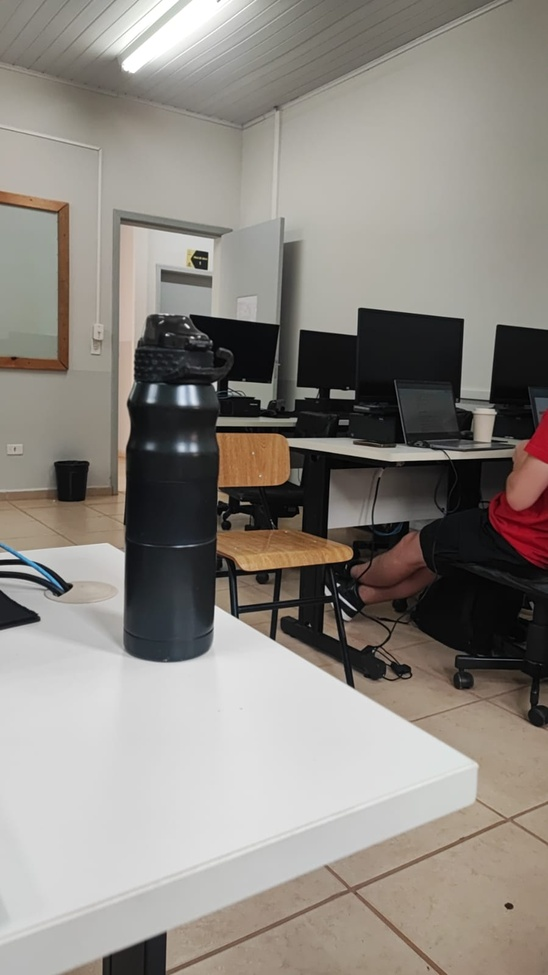
#> input picture aula2/img1.jpeg, 548 x 975 px, shrunk from 899 x 1599 before the run
$ python ex1.py
#> lines starting #> are read from the running program, lines starting #| are printed output that depends on the picture
import cv2

def criar_panorama(caminho_img1, caminho_img2, caminho_saida):
#> called with caminho_img1 = 'img1.jpeg', caminho_img2 = 'img2.jpeg', caminho_saida = 'panorama.jpg'
    img1 = cv2.imread(caminho_img1)
#> img1 is the input picture: shape (975, 548, 3); mean B, G, R 129.2, 135.5, 140.8
    img2 = cv2.imread(caminho_img2)
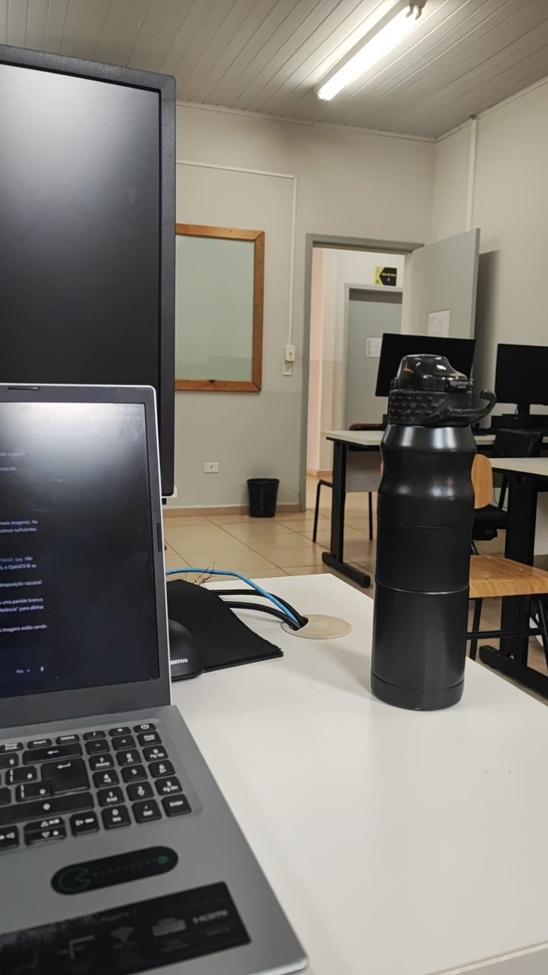
#> input picture aula2/img2.jpeg, 548 x 975 px, shrunk from 899 x 1599 before the run
#> img2 is the input picture: shape (975, 548, 3); mean B, G, R 115.3, 122.7, 126.5

    stitcher = cv2.Stitcher_create()
    status, panorama = stitcher.stitch([img1, img2])
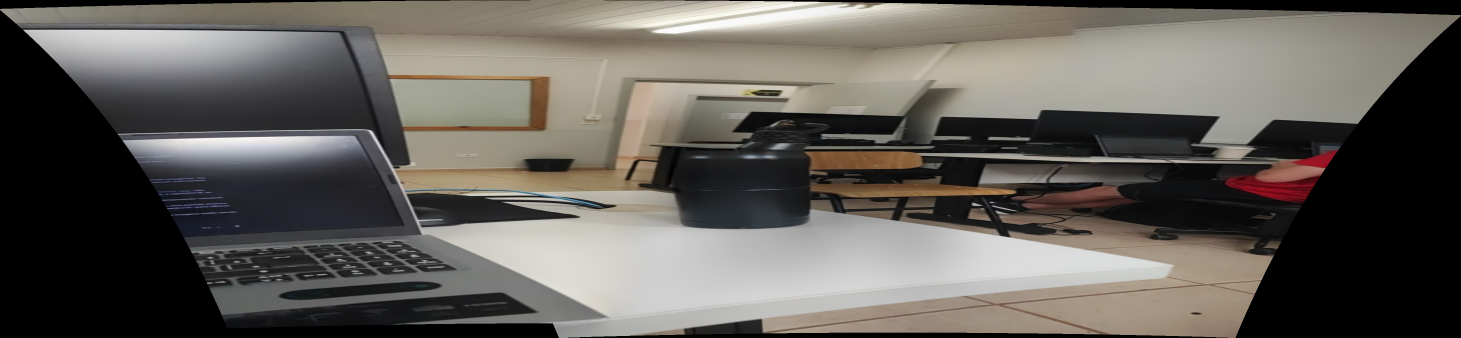
#> panorama: shape (1013, 4382, 3) (shown at 1/3 size); mean B, G, R 89.6, 95, 98.8
#> status = 0

    if status == cv2.Stitcher_OK:
        cv2.imwrite(caminho_saida, panorama)
        print("Panorama salvo em:", caminho_saida)
    else:
        print("Falha ao criar o panorama. Erro:", status)

criar_panorama('img1.jpeg', 'img2.jpeg', 'panorama.jpg')
